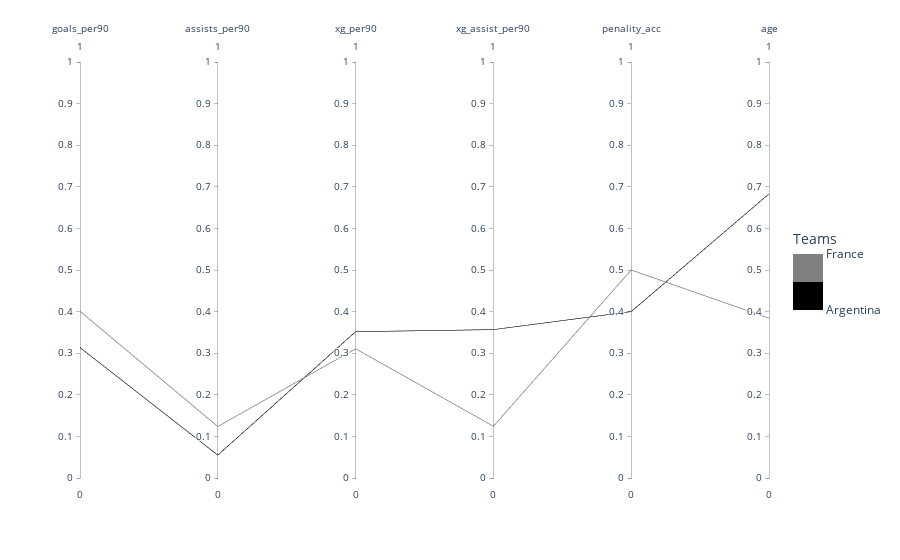

The code cell stored with this chart in its notebook:
### Code cell
parallel_chart(stats, 'Argentina', 'France').show()

### Figure 1 — Plotly figure (JSON) as saved in the notebook; plotly's stock layout.template omitted (floating-point values rounded to 4 significant figures)
{"data": [{"dimensions": [{"label": "goals_per90", "range": [0, 1], "values": [0.3135, 0.4007]}, {"label": "assists_per90", "range": [0, 1], "values": [0.05497, 0.1238]}, {"label": "xg_per90", "range": [0, 1], "values": [0.3517, 0.3107]}, {"label": "xg_assist_per90", "range": [0, 1], "values": [0.3567, 0.1244]}, {"label": "penality_acc", "range": [0, 1], "values": [0.4, 0.5]}, {"label": "age", "range": [0, 1], "values": [0.6829, 0.3841]}], "domain": {"x": [0, 1], "y": [0, 1]}, "line": {"color": [0, 1], "coloraxis": "coloraxis"}, "name": "", "type": "parcoords"}], "layout": {"coloraxis": {"colorbar": {"len": 100, "lenmode": "pixels", "ticktext": ["Argentina", "France"], "tickvals": [0, 1], "title": {"text": "Teams"}}, "colorscale": [[0, "rgb(0.0, 0.0, 0.0)"], [0.5, "rgb(0.0, 0.0, 0.0)"], [0.5, "rgb(127.5, 127.5, 127.5)"], [1, "rgb(127.5, 127.5, 127.5)"]]}, "legend": {"tracegroupgap": 0}, "margin": {"t": 60}}}
